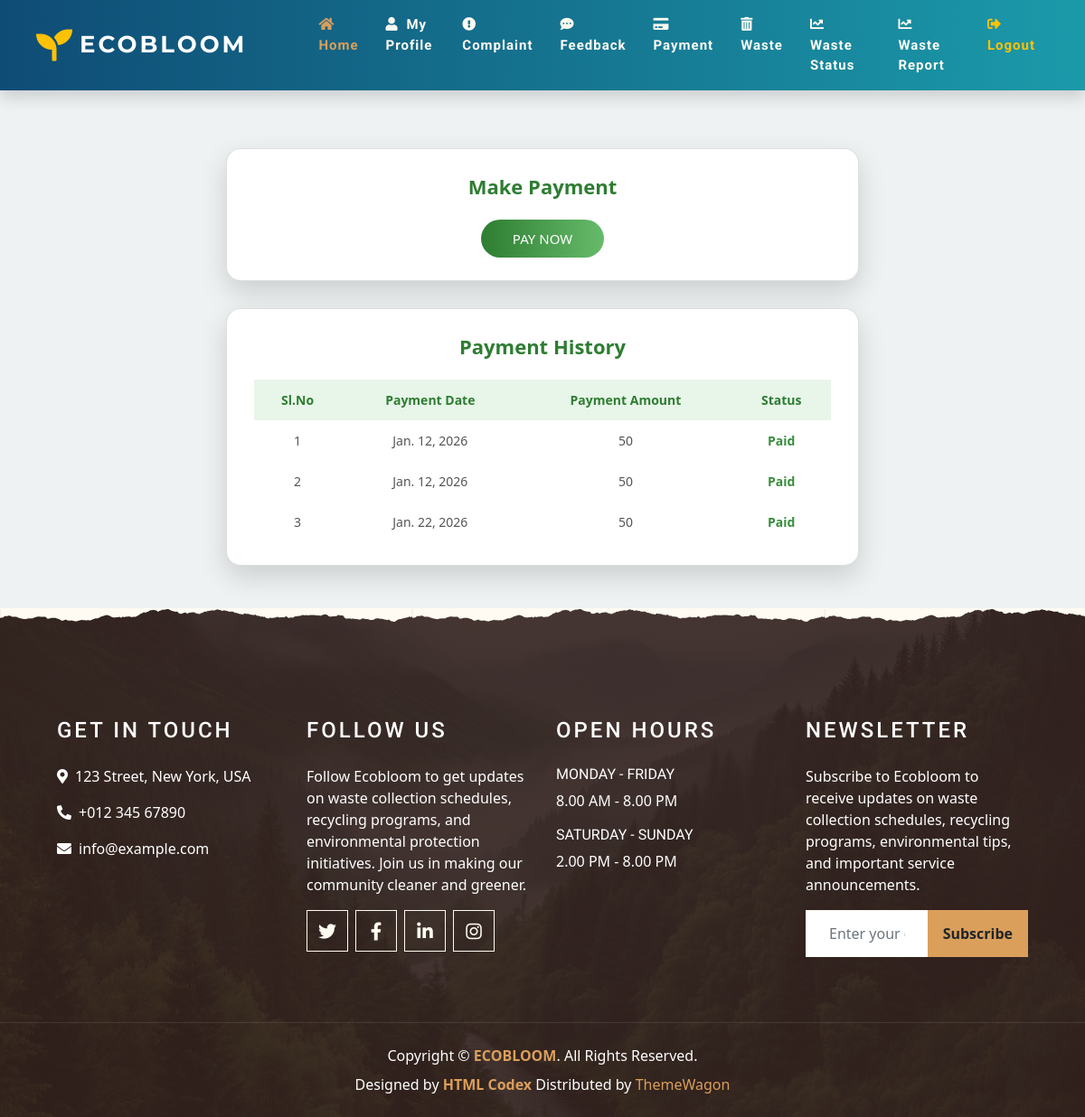
Page /User/Payment/ (signed in) on the earlier database version.
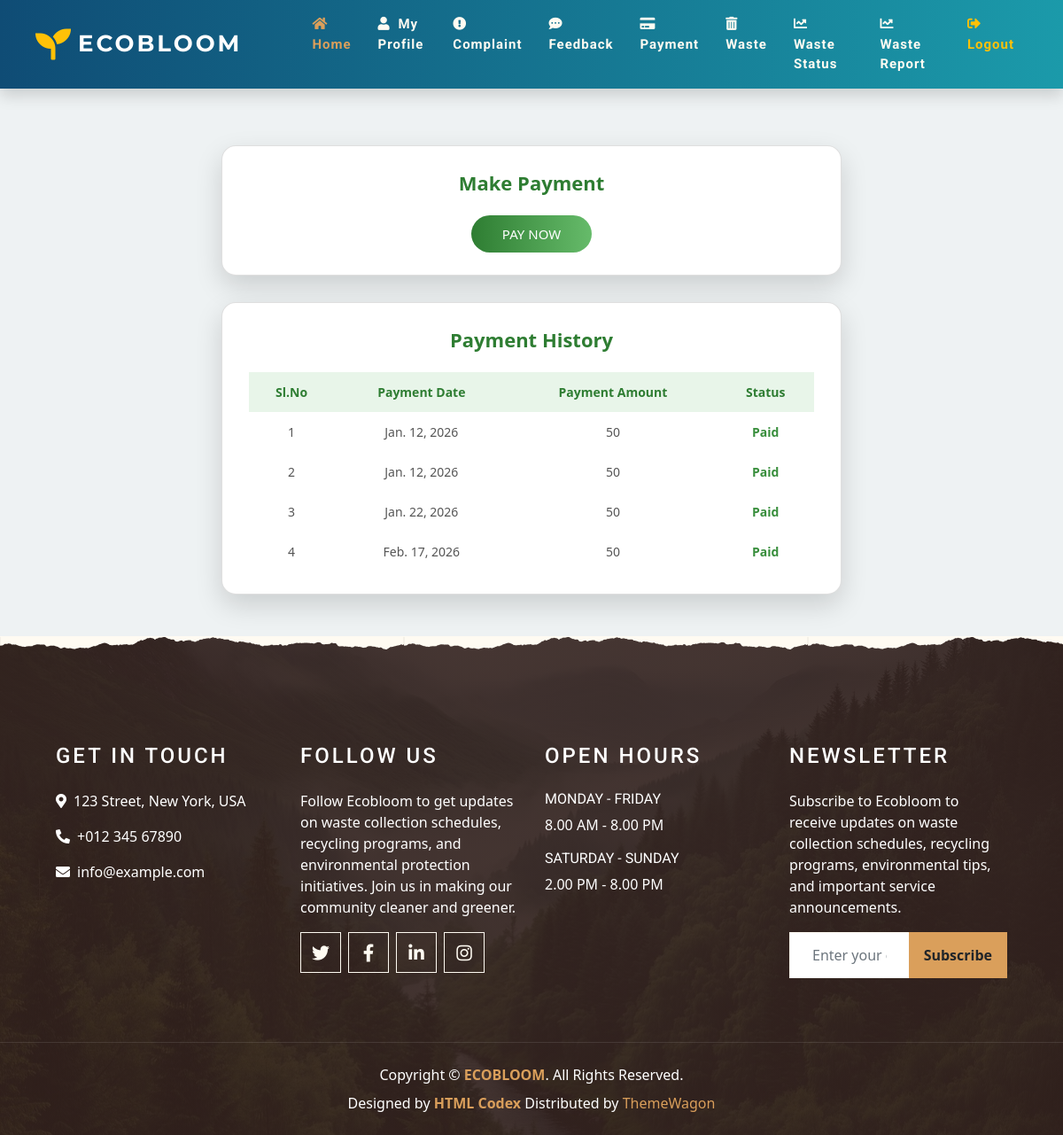
Same page on the later database version.
### User/models.py (models this page shows)
class tbl_payment(models.Model):
    payment_amount=models.IntegerField(default=50)
    payment_date=models.DateField(auto_now_add=True)
    user_id=models.ForeignKey(tbl_user,on_delete=models.CASCADE)
    payment_status=models.IntegerField(default=0)

### User/views.py (the view)
# urls.py: path('Payment/',views.Payment,name="Payment"),
def Payment(request):
    if "uid" not in request.session:
        return redirect("Guest:Login")
    else:
        userId=tbl_user.objects.get(id=request.session['uid'])
        paymentdata=tbl_payment.objects.filter(user_id=userId)
        if request.method=="POST":
            tbl_payment.objects.create(user_id=userId,payment_status=1)
            return render(request,"User/Payment.html",{'msg':' Payment Successfull'})
        else:
            return render(request,"User/Payment.html",{'paymentdata':paymentdata})

### User/Templates/User/Payment.html (shortened to what this page needs)
{% extends 'User/Head.html' %}
{% block content %}
<!DOCTYPE html>
<html lang="en">
<head>
</head>
<body>
<div class="payment-container">
    <div class="card">
        <div class="title">Make Payment</div>
        <form action="" method="post">
            <div style="text-align:center;">
                <input type="submit" name="txt_pay" value="PAY NOW">
            </div>
        </form>
    </div>
    <div class="card">
        <div class="title">Payment History</div>
        <table>
            <tr>
                <th>Sl.No</th>
                <th>Payment Date</th>
                <th>Payment Amount</th>
                <th>Status</th>
            </tr>
            {% for i in paymentdata %}
            <tr>
                <td>{{forloop.counter}}</td>
                <td>{{i.payment_date}}</td>
                <td>{{i.payment_amount}}</td>
                <td>
                    {% if i.payment_status == 1 %}
                        <span class="status">Paid</span>
                    {% else %}
                        Pending
                    {% endif %}
                </td>
            </tr>
            {% endfor %}
        </table>
    </div>
</div>
</body>
</html>
{% endblock content %}

Differences in the rows shown:
added tbl_payment: payment_date "Feb. 17, 2026", payment_amount "50", payment_status "Paid"
